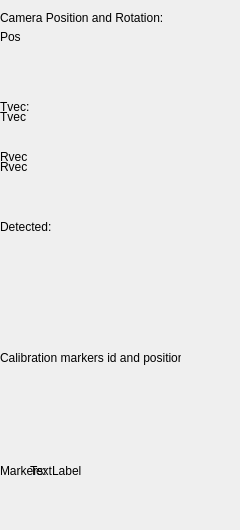
                <widget class="QWidget" name="tab">
                    <attribute name="title">
                        <string>Camera</string>
                    </attribute>
                    <widget class="QLabel" name="label_6">
                        <property name="geometry">
                            <rect>
                                <x>0</x>
                                <y>10</y>
                                <width>191</width>
                                <height>16</height>
                            </rect>
                        </property>
                        <property name="text">
                            <string>Camera Position and Rotation:</string>
                        </property>
                    </widget>
                    <widget class="QLabel" name="lbPosAxs">
                        <property name="geometry">
                            <rect>
                                <x>0</x>
                                <y>30</y>
                                <width>231</width>
                                <height>71</height>
                            </rect>
                        </property>
                        <property name="text">
                            <string>Pos</string>
                        </property>
                        <property name="alignment">
                            <set>Qt::AlignLeading|Qt::AlignLeft|Qt::AlignTop</set>
                        </property>
                    </widget>
                    <widget class="QLabel" name="label_5">
                        <property name="geometry">
                            <rect>
                                <x>0</x>
                                <y>150</y>
                                <width>47</width>
                                <height>13</height>
                            </rect>
                        </property>
                        <property name="text">
                            <string>Rvec</string>
                        </property>
                    </widget>
                    <widget class="QLabel" name="lbRvec">
                        <property name="geometry">
                            <rect>
                                <x>0</x>
                                <y>160</y>
                                <width>231</width>
                                <height>51</height>
                            </rect>
                        </property>
                        <property name="text">
                            <string>Rvec</string>
                        </property>
                        <property name="alignment">
                            <set>Qt::AlignLeading|Qt::AlignLeft|Qt::AlignTop</set>
                        </property>
                    </widget>
                    <widget class="QLabel" name="lbAgents">
                        <property name="geometry">
                            <rect>
                                <x>0</x>
                                <y>220</y>
                                <width>201</width>
                                <height>301</height>
                            </rect>
                        </property>
                        <property name="text">
                            <string>Detected:</string>
                        </property>
                        <property name="alignment">
                            <set>Qt::AlignLeading|Qt::AlignLeft|Qt::AlignTop</set>
                        </property>
                    </widget>
                    <widget class="QLabel" name="lbTvec">
                        <property name="geometry">
                            <rect>
                                <x>0</x>
                                <y>110</y>
                                <width>231</width>
                                <height>41</height>
                            </rect>
                        </property>
                        <property name="text">
                            <string>Tvec</string>
                        </property>
                        <property name="alignment">
                            <set>Qt::AlignLeading|Qt::AlignLeft|Qt::AlignTop</set>
                        </property>
                    </widget>
                    <widget class="QLabel" name="label_4">
                        <property name="geometry">
                            <rect>
                                <x>0</x>
                                <y>100</y>
                                <width>47</width>
                                <height>13</height>
                            </rect>
                        </property>
                        <property name="text">
                            <string>Tvec:</string>
                        </property>
                    </widget>
                    <widget class="QLabel" name="label_2">
                        <property name="geometry">
                            <rect>
                                <x>0</x>
                                <y>350</y>
                                <width>181</width>
                                <height>16</height>
                            </rect>
                        </property>
                        <property name="text">
                            <string>Calibration markers id and position:</string>
                        </property>
                    </widget>
                    <widget class="QLabel" name="lbCalMarkersId">
                        <property name="geometry">
                            <rect>
                                <x>0</x>
                                <y>440</y>
                                <width>47</width>
                                <height>61</height>
                            </rect>
                        </property>
                        <property name="text">
                            <string>Markers:</string>
                        </property>
                    </widget>
                    <widget class="QLabel" name="lbCalMarkersPos">
                        <property name="geometry">
                            <rect>
                                <x>30</x>
                                <y>440</y>
                                <width>141</width>
                                <height>61</height>
                            </rect>
                        </property>
                        <property name="text">
                            <string>TextLabel</string>
                        </property>
                    </widget>
                </widget>
